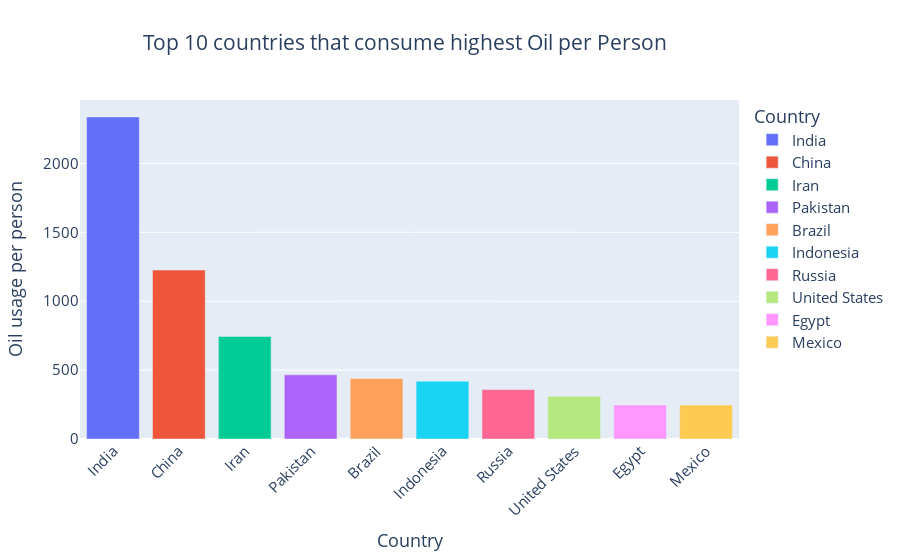

The notebook cell this image was saved under:
### Code cell
oil_share = df.nlargest(10, "Oil usage per person")
fig = px.bar(oil_share, x='Country', y='Oil usage per person',
             hover_data=['Country', 'GDP Per Capita ( USD )'], color='Country', title='Top 10 countries that consume highest Oil per Person')
fig.update_layout(font_size=15, title_x=0.45, xaxis_tickangle=-45)
fig.show()

### Figure 1 — Plotly figure (JSON) as saved in the notebook; plotly's stock layout.template omitted (floating-point values rounded to 4 significant figures)
{"data": [{"alignmentgroup": "True", "customdata": [[1901]], "hovertemplate": "Country=%{x}<br>Oil usage per person=%{y}<br>GDP Per Capita ( USD )=%{customdata[0]}<extra></extra>", "legendgroup": "India", "marker": {"color": "#636efa", "pattern": {"shape": ""}}, "name": "India", "offsetgroup": "India", "orientation": "v", "showlegend": true, "textposition": "auto", "type": "bar", "x": ["India"], "xaxis": "x", "y": [2337.0], "yaxis": "y"}, {"alignmentgroup": "True", "customdata": [[10435]], "hovertemplate": "Country=%{x}<br>Oil usage per person=%{y}<br>GDP Per Capita ( USD )=%{customdata[0]}<extra></extra>", "legendgroup": "China", "marker": {"color": "#EF553B", "pattern": {"shape": ""}}, "name": "China", "offsetgroup": "China", "orientation": "v", "showlegend": true, "textposition": "auto", "type": "bar", "x": ["China"], "xaxis": "x", "y": [1226.0], "yaxis": "y"}, {"alignmentgroup": "True", "customdata": [[2423]], "hovertemplate": "Country=%{x}<br>Oil usage per person=%{y}<br>GDP Per Capita ( USD )=%{customdata[0]}<extra></extra>", "legendgroup": "Iran", "marker": {"color": "#00cc96", "pattern": {"shape": ""}}, "name": "Iran", "offsetgroup": "Iran", "orientation": "v", "showlegend": true, "textposition": "auto", "type": "bar", "x": ["Iran"], "xaxis": "x", "y": [744.5], "yaxis": "y"}, {"alignmentgroup": "True", "customdata": [[1194]], "hovertemplate": "Country=%{x}<br>Oil usage per person=%{y}<br>GDP Per Capita ( USD )=%{customdata[0]}<extra></extra>", "legendgroup": "Pakistan", "marker": {"color": "#ab63fa", "pattern": {"shape": ""}}, "name": "Pakistan", "offsetgroup": "Pakistan", "orientation": "v", "showlegend": true, "textposition": "auto", "type": "bar", "x": ["Pakistan"], "xaxis": "x", "y": [465.7], "yaxis": "y"}, {"alignmentgroup": "True", "customdata": [[6797]], "hovertemplate": "Country=%{x}<br>Oil usage per person=%{y}<br>GDP Per Capita ( USD )=%{customdata[0]}<extra></extra>", "legendgroup": "Brazil", "marker": {"color": "#FFA15A", "pattern": {"shape": ""}}, "name": "Brazil", "offsetgroup": "Brazil", "orientation": "v", "showlegend": true, "textposition": "auto", "type": "bar", "x": ["Brazil"], "xaxis": "x", "y": [439.0], "yaxis": "y"}, {"alignmentgroup": "True", "customdata": [[3870]], "hovertemplate": "Country=%{x}<br>Oil usage per person=%{y}<br>GDP Per Capita ( USD )=%{customdata[0]}<extra></extra>", "legendgroup": "Indonesia", "marker": {"color": "#19d3f3", "pattern": {"shape": ""}}, "name": "Indonesia", "offsetgroup": "Indonesia", "orientation": "v", "showlegend": true, "textposition": "auto", "type": "bar", "x": ["Indonesia"], "xaxis": "x", "y": [419.4], "yaxis": "y"}, {"alignmentgroup": "True", "customdata": [[10127]], "hovertemplate": "Country=%{x}<br>Oil usage per person=%{y}<br>GDP Per Capita ( USD )=%{customdata[0]}<extra></extra>", "legendgroup": "Russia", "marker": {"color": "#FF6692", "pattern": {"shape": ""}}, "name": "Russia", "offsetgroup": "Russia", "orientation": "v", "showlegend": true, "textposition": "auto", "type": "bar", "x": ["Russia"], "xaxis": "x", "y": [358.6], "yaxis": "y"}, {"alignmentgroup": "True", "customdata": [[63414]], "hovertemplate": "Country=%{x}<br>Oil usage per person=%{y}<br>GDP Per Capita ( USD )=%{customdata[0]}<extra></extra>", "legendgroup": "United States", "marker": {"color": "#B6E880", "pattern": {"shape": ""}}, "name": "United States", "offsetgroup": "United States", "orientation": "v", "showlegend": true, "textposition": "auto", "type": "bar", "x": ["United States"], "xaxis": "x", "y": [310.5], "yaxis": "y"}, {"alignmentgroup": "True", "customdata": [[3548]], "hovertemplate": "Country=%{x}<br>Oil usage per person=%{y}<br>GDP Per Capita ( USD )=%{customdata[0]}<extra></extra>", "legendgroup": "Egypt", "marker": {"color": "#FF97FF", "pattern": {"shape": ""}}, "name": "Egypt", "offsetgroup": "Egypt", "orientation": "v", "showlegend": true, "textposition": "auto", "type": "bar", "x": ["Egypt"], "xaxis": "x", "y": [247.2], "yaxis": "y"}, {"alignmentgroup": "True", "customdata": [[8329]], "hovertemplate": "Country=%{x}<br>Oil usage per person=%{y}<br>GDP Per Capita ( USD )=%{customdata[0]}<extra></extra>", "legendgroup": "Mexico", "marker": {"color": "#FECB52", "pattern": {"shape": ""}}, "name": "Mexico", "offsetgroup": "Mexico", "orientation": "v", "showlegend": true, "textposition": "auto", "type": "bar", "x": ["Mexico"], "xaxis": "x", "y": [246.4], "yaxis": "y"}], "layout": {"barmode": "relative", "font": {"size": 15}, "legend": {"title": {"text": "Country"}, "tracegroupgap": 0}, "title": {"text": "Top 10 countries that consume highest Oil per Person", "x": 0.45}, "xaxis": {"anchor": "y", "categoryarray": ["India", "China", "Iran", "Pakistan", "Brazil", "Indonesia", "Russia", "United States", "Egypt", "Mexico"], "categoryorder": "array", "domain": [0, 1], "tickangle": -45, "title": {"text": "Country"}}, "yaxis": {"anchor": "x", "domain": [0, 1], "title": {"text": "Oil usage per person"}}}}
